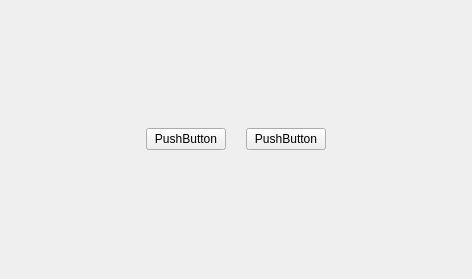
<?xml version="1.0" encoding="UTF-8"?>
<ui version="4.0">
 <class>ButtonGroup</class>
 <widget class="QWidget" name="ButtonGroup">
  <property name="geometry">
   <rect>
    <x>0</x>
    <y>0</y>
    <width>472</width>
    <height>279</height>
   </rect>
  </property>
  <property name="windowTitle">
   <string>Form</string>
  </property>
  <layout class="QHBoxLayout" name="horizontalLayout">
   <property name="spacing">
    <number>0</number>
   </property>
   <property name="leftMargin">
    <number>0</number>
   </property>
   <property name="topMargin">
    <number>0</number>
   </property>
   <property name="rightMargin">
    <number>0</number>
   </property>
   <property name="bottomMargin">
    <number>0</number>
   </property>
   <item>
    <widget class="QStackedWidget" name="stackedWidget">
     <property name="currentIndex">
      <number>2</number>
     </property>
     <widget class="QWidget" name="startPage">
      <layout class="QHBoxLayout" name="horizontalLayout_2">
       <property name="spacing">
        <number>0</number>
       </property>
       <property name="leftMargin">
        <number>0</number>
       </property>
       <property name="topMargin">
        <number>0</number>
       </property>
       <property name="rightMargin">
        <number>0</number>
       </property>
       <property name="bottomMargin">
        <number>0</number>
       </property>
       <item>
        <spacer name="horizontalSpacer">
         <property name="orientation">
          <enum>Qt::Horizontal</enum>
         </property>
         <property name="sizeHint" stdset="0">
          <size>
           <width>157</width>
           <height>20</height>
          </size>
         </property>
        </spacer>
       </item>
       <item>
        <widget class="MyButton" name="start">
         <property name="text">
          <string>PushButton</string>
         </property>
        </widget>
       </item>
       <item>
        <spacer name="horizontalSpacer_2">
         <property name="orientation">
          <enum>Qt::Horizontal</enum>
         </property>
         <property name="sizeHint" stdset="0">
          <size>
           <width>157</width>
           <height>20</height>
          </size>
         </property>
        </spacer>
       </item>
      </layout>
     </widget>
     <widget class="QWidget" name="playCardPage">
      <layout class="QHBoxLayout" name="horizontalLayout_3">
       <property name="spacing">
        <number>0</number>
       </property>
       <property name="leftMargin">
        <number>0</number>
       </property>
       <property name="topMargin">
        <number>0</number>
       </property>
       <property name="rightMargin">
        <number>0</number>
       </property>
       <property name="bottomMargin">
        <number>0</number>
       </property>
       <item>
        <spacer name="horizontalSpacer_3">
         <property name="orientation">
          <enum>Qt::Horizontal</enum>
         </property>
         <property name="sizeHint" stdset="0">
          <size>
           <width>193</width>
           <height>13</height>
          </size>
         </property>
        </spacer>
       </item>
       <item>
        <widget class="MyButton" name="playCard">
         <property name="text">
          <string>PushButton</string>
         </property>
        </widget>
       </item>
       <item>
        <spacer name="horizontalSpacer_4">
         <property name="orientation">
          <enum>Qt::Horizontal</enum>
         </property>
         <property name="sizeHint" stdset="0">
          <size>
           <width>193</width>
           <height>13</height>
          </size>
         </property>
        </spacer>
       </item>
      </layout>
     </widget>
     <widget class="QWidget" name="passOrPlayPage">
      <layout class="QHBoxLayout" name="horizontalLayout_4">
       <property name="spacing">
        <number>0</number>
       </property>
       <property name="leftMargin">
        <number>0</number>
       </property>
       <property name="topMargin">
        <number>0</number>
       </property>
       <property name="rightMargin">
        <number>0</number>
       </property>
       <property name="bottomMargin">
        <number>0</number>
       </property>
       <item>
        <spacer name="horizontalSpacer_5">
         <property name="orientation">
          <enum>Qt::Horizontal</enum>
         </property>
         <property name="sizeHint" stdset="0">
          <size>
           <width>142</width>
           <height>20</height>
          </size>
         </property>
        </spacer>
       </item>
       <item>
        <widget class="MyButton" name="pass">
         <property name="text">
          <string>PushButton</string>
         </property>
        </widget>
       </item>
       <item>
        <spacer name="horizontalSpacer_6">
         <property name="orientation">
          <enum>Qt::Horizontal</enum>
         </property>
         <property name="sizeType">
          <enum>QSizePolicy::Fixed</enum>
         </property>
         <property name="sizeHint" stdset="0">
          <size>
           <width>20</width>
           <height>20</height>
          </size>
         </property>
        </spacer>
       </item>
       <item>
        <widget class="MyButton" name="playCard1">
         <property name="text">
          <string>PushButton</string>
         </property>
        </widget>
       </item>
       <item>
        <spacer name="horizontalSpacer_7">
         <property name="orientation">
          <enum>Qt::Horizontal</enum>
         </property>
         <property name="sizeHint" stdset="0">
          <size>
           <width>141</width>
           <height>20</height>
          </size>
         </property>
        </spacer>
       </item>
      </layout>
     </widget>
     <widget class="QWidget" name="callLordPage">
      <layout class="QHBoxLayout" name="horizontalLayout_5">
       <property name="spacing">
        <number>0</number>
       </property>
       <property name="leftMargin">
        <number>0</number>
       </property>
       <property name="topMargin">
        <number>0</number>
       </property>
       <property name="rightMargin">
        <number>0</number>
       </property>
       <property name="bottomMargin">
        <number>0</number>
       </property>
       <item>
        <spacer name="horizontalSpacer_8">
         <property name="orientation">
          <enum>Qt::Horizontal</enum>
         </property>
         <property name="sizeHint" stdset="0">
          <size>
           <width>40</width>
           <height>20</height>
          </size>
         </property>
        </spacer>
       </item>
       <item>
        <widget class="MyButton" name="giveup">
         <property name="text">
          <string>PushButton</string>
         </property>
        </widget>
       </item>
       <item>
        <spacer name="horizontalSpacer_9">
         <property name="orientation">
          <enum>Qt::Horizontal</enum>
         </property>
         <property name="sizeType">
          <enum>QSizePolicy::Fixed</enum>
         </property>
         <property name="sizeHint" stdset="0">
          <size>
           <width>10</width>
           <height>20</height>
          </size>
         </property>
        </spacer>
       </item>
       <item>
        <widget class="MyButton" name="oneScore">
         <property name="text">
          <string>PushButton</string>
         </property>
        </widget>
       </item>
       <item>
        <spacer name="horizontalSpacer_10">
         <property name="orientation">
          <enum>Qt::Horizontal</enum>
         </property>
         <property name="sizeType">
          <enum>QSizePolicy::Fixed</enum>
         </property>
         <property name="sizeHint" stdset="0">
          <size>
           <width>10</width>
           <height>20</height>
          </size>
         </property>
        </spacer>
       </item>
       <item>
        <widget class="MyButton" name="twoScore">
         <property name="text">
          <string>PushButton</string>
         </property>
        </widget>
       </item>
       <item>
        <spacer name="horizontalSpacer_11">
         <property name="orientation">
          <enum>Qt::Horizontal</enum>
         </property>
         <property name="sizeType">
          <enum>QSizePolicy::Fixed</enum>
         </property>
         <property name="sizeHint" stdset="0">
          <size>
           <width>10</width>
           <height>20</height>
          </size>
         </property>
        </spacer>
       </item>
       <item>
        <widget class="MyButton" name="threeScore">
         <property name="text">
          <string>PushButton</string>
         </property>
        </widget>
       </item>
       <item>
        <spacer name="horizontalSpacer_12">
         <property name="orientation">
          <enum>Qt::Horizontal</enum>
         </property>
         <property name="sizeHint" stdset="0">
          <size>
           <width>40</width>
           <height>20</height>
          </size>
         </property>
        </spacer>
       </item>
      </layout>
     </widget>
     <widget class="QWidget" name="page"/>
    </widget>
   </item>
  </layout>
 </widget>
 <customwidgets>
  <customwidget>
   <class>MyButton</class>
   <extends>QPushButton</extends>
   <header>mybutton.h</header>
  </customwidget>
 </customwidgets>
 <resources/>
 <connections/>
</ui>
